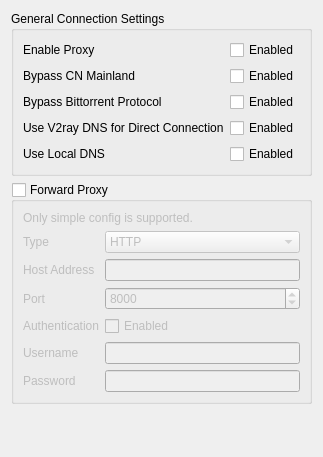
     <widget class="QWidget" name="stackedWidgetPage4">
      <layout class="QVBoxLayout" name="verticalLayout_7">
       <item>
        <widget class="QGroupBox" name="groupBox">
         <property name="title">
          <string>General Connection Settings</string>
         </property>
         <layout class="QFormLayout" name="formLayout">
          <item row="0" column="0">
           <widget class="QLabel" name="label_16">
            <property name="text">
             <string>Enable Proxy</string>
            </property>
            <property name="textFormat">
             <enum>Qt::PlainText</enum>
            </property>
           </widget>
          </item>
          <item row="0" column="1">
           <widget class="QCheckBox" name="proxyDefaultCb">
            <property name="text">
             <string>Enabled</string>
            </property>
           </widget>
          </item>
          <item row="1" column="0">
           <widget class="QLabel" name="label_17">
            <property name="text">
             <string>Bypass CN Mainland</string>
            </property>
            <property name="textFormat">
             <enum>Qt::PlainText</enum>
            </property>
           </widget>
          </item>
          <item row="1" column="1">
           <widget class="QCheckBox" name="bypassCNCb">
            <property name="text">
             <string>Enabled</string>
            </property>
           </widget>
          </item>
          <item row="2" column="0">
           <widget class="QLabel" name="label_76">
            <property name="text">
             <string>Bypass Bittorrent Protocol</string>
            </property>
            <property name="textFormat">
             <enum>Qt::PlainText</enum>
            </property>
           </widget>
          </item>
          <item row="2" column="1">
           <widget class="QCheckBox" name="bypassBTCb">
            <property name="text">
             <string>Enabled</string>
            </property>
           </widget>
          </item>
          <item row="3" column="0">
           <widget class="QLabel" name="label_75">
            <property name="text">
             <string>Use V2ray DNS for Direct Connection</string>
            </property>
            <property name="textFormat">
             <enum>Qt::PlainText</enum>
            </property>
           </widget>
          </item>
          <item row="3" column="1">
           <widget class="QCheckBox" name="DnsFreedomCb">
            <property name="text">
             <string>Enabled</string>
            </property>
           </widget>
          </item>
          <item row="4" column="0">
           <widget class="QLabel" name="label_18">
            <property name="text">
             <string>Use Local DNS</string>
            </property>
            <property name="textFormat">
             <enum>Qt::PlainText</enum>
            </property>
           </widget>
          </item>
          <item row="4" column="1">
           <widget class="QCheckBox" name="localDNSCb">
            <property name="text">
             <string>Enabled</string>
            </property>
           </widget>
          </item>
         </layout>
        </widget>
       </item>
       <item>
        <widget class="QGroupBox" name="fpGroupBox">
         <property name="title">
          <string>Forward Proxy</string>
         </property>
         <property name="checkable">
          <bool>true</bool>
         </property>
         <property name="checked">
          <bool>false</bool>
         </property>
         <layout class="QFormLayout" name="formLayout_8">
          <item row="0" column="0" colspan="2">
           <widget class="QLabel" name="label_65">
            <property name="text">
             <string>Only simple config is supported.</string>
            </property>
            <property name="textFormat">
             <enum>Qt::PlainText</enum>
            </property>
           </widget>
          </item>
          <item row="1" column="0">
           <widget class="QLabel" name="label_49">
            <property name="text">
             <string>Type</string>
            </property>
            <property name="textFormat">
             <enum>Qt::PlainText</enum>
            </property>
           </widget>
          </item>
          <item row="1" column="1">
           <widget class="QComboBox" name="fpTypeCombo">
            <item>
             <property name="text">
              <string>HTTP</string>
             </property>
            </item>
            <item>
             <property name="text">
              <string>Socks</string>
             </property>
            </item>
           </widget>
          </item>
          <item row="2" column="0">
           <widget class="QLabel" name="label_50">
            <property name="text">
             <string>Host Address</string>
            </property>
            <property name="textFormat">
             <enum>Qt::PlainText</enum>
            </property>
           </widget>
          </item>
          <item row="2" column="1">
           <widget class="QLineEdit" name="fpAddressTx"/>
          </item>
          <item row="3" column="0">
           <widget class="QLabel" name="label_51">
            <property name="text">
             <string>Port</string>
            </property>
            <property name="textFormat">
             <enum>Qt::PlainText</enum>
            </property>
           </widget>
          </item>
          <item row="3" column="1">
           <widget class="QSpinBox" name="fpPortSB">
            <property name="minimum">
             <number>1</number>
            </property>
            <property name="maximum">
             <number>65535</number>
            </property>
            <property name="value">
             <number>8000</number>
            </property>
           </widget>
          </item>
          <item row="4" column="0">
           <widget class="QLabel" name="label_54">
            <property name="text">
             <string>Authentication</string>
            </property>
            <property name="textFormat">
             <enum>Qt::PlainText</enum>
            </property>
           </widget>
          </item>
          <item row="4" column="1">
           <widget class="QCheckBox" name="fpUseAuthCB">
            <property name="text">
             <string>Enabled</string>
            </property>
           </widget>
          </item>
          <item row="5" column="0">
           <widget class="QLabel" name="label_52">
            <property name="text">
             <string>Username</string>
            </property>
            <property name="textFormat">
             <enum>Qt::PlainText</enum>
            </property>
           </widget>
          </item>
          <item row="5" column="1">
           <widget class="QLineEdit" name="fpUsernameTx"/>
          </item>
          <item row="6" column="0">
           <widget class="QLabel" name="label_53">
            <property name="text">
             <string>Password</string>
            </property>
            <property name="textFormat">
             <enum>Qt::PlainText</enum>
            </property>
           </widget>
          </item>
          <item row="6" column="1">
           <widget class="QLineEdit" name="fpPasswordTx"/>
          </item>
         </layout>
        </widget>
       </item>
       <item>
        <spacer name="verticalSpacer">
         <property name="orientation">
          <enum>Qt::Vertical</enum>
         </property>
         <property name="sizeHint" stdset="0">
          <size>
           <width>20</width>
           <height>42</height>
          </size>
         </property>
        </spacer>
       </item>
      </layout>
     </widget>
